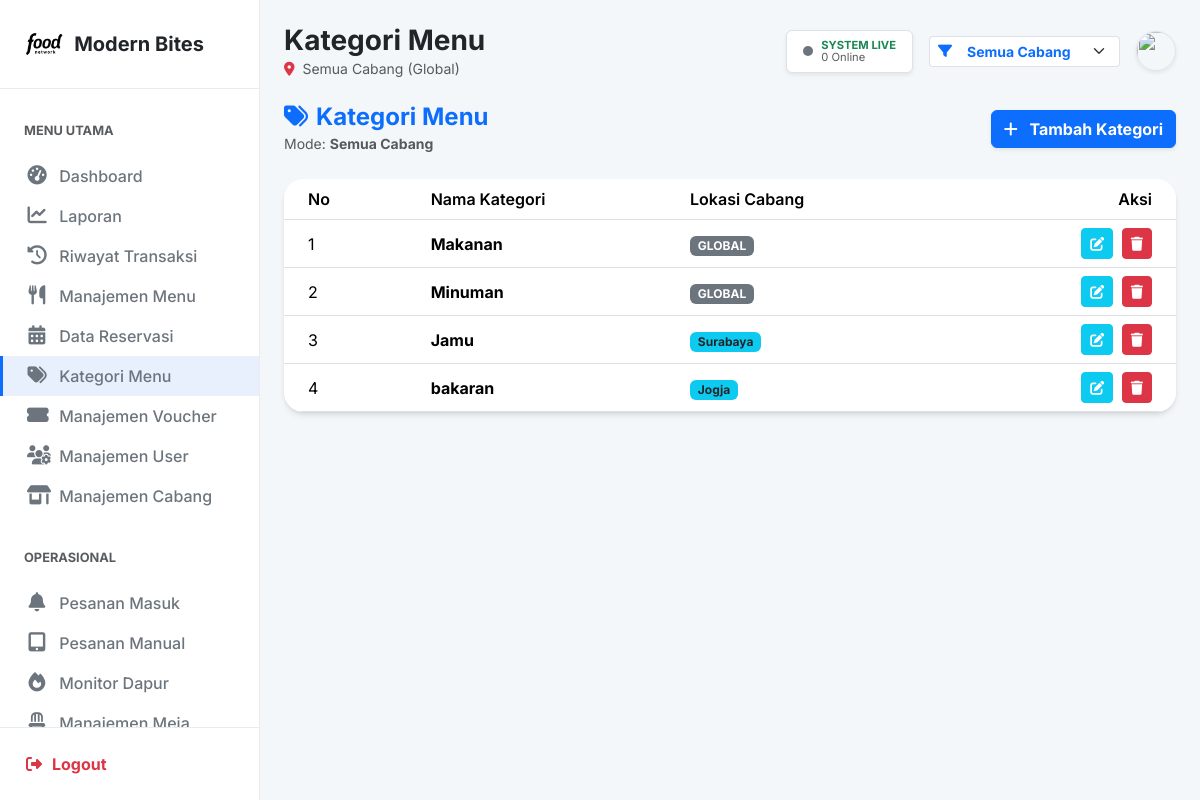
The app's page /admin/kategori.php (signed in) with its own data.
### tables this page shows
CREATE TABLE `kategori_menu` (
  `id` int NOT NULL,
  `cabang_id` int DEFAULT NULL,
  `nama_kategori` varchar(50) NOT NULL
);

CREATE TABLE `cabang` (
  `id` int NOT NULL,
  `nama_cabang` varchar(100) NOT NULL,
  `alamat` text NOT NULL,
  `created_at` timestamp NULL DEFAULT CURRENT_TIMESTAMP,
  `is_pusat` tinyint(1) DEFAULT '0',
  `jam_buka` time DEFAULT '10:00:00',
  `jam_tutup` time DEFAULT '22:00:00',
  `is_open` tinyint(1) DEFAULT '1'
);

### admin/kategori.php (the view, shortened to what this page needs)
<?php
require_once '../auth/koneksi.php';
$level = $_SESSION['level'];
$view_cabang_id = 'pusat';
if ($level == 'admin') {
    $view_cabang_id = $_SESSION['view_cabang_id'] ?? 'pusat';
} else {
    $view_cabang_id = $_SESSION['cabang_id'];
}
$is_global = ($view_cabang_id == 'pusat');
$sql = "SELECT k.*, c.nama_cabang FROM kategori_menu k LEFT JOIN cabang c ON k.cabang_id = c.id";
$sql .= " ORDER BY k.cabang_id ASC, k.nama_kategori ASC";
$data = $koneksi->query($sql);
include '../layouts/admin/header.php';
?>
<div class="d-flex justify-content-between align-items-center mb-4">
    <div>
        <h4 class="mb-0 fw-bold text-primary"><i class="fas fa-tags me-2"></i>Kategori Menu</h4>
        <small class="text-muted">Mode: <strong><?= $is_global ? 'Semua Cabang' : 'Cabang Terpilih' ?></strong></small>
    </div>
    <button class="btn btn-primary fw-bold shadow-sm" data-bs-toggle="modal" data-bs-target="#modalTambah">
        <i class="fas fa-plus me-2"></i> Tambah Kategori
    </button>
</div>
<div class="card border-0 shadow-sm">
    <div class="card-body p-0">
        <div class="table-responsive">
            <table class="table table-hover align-middle mb-0">
                <thead class="bg-light">
                    <tr>
                        <th class="px-4">No</th>
                        <th>Nama Kategori</th>
                        <th>Lokasi Cabang</th>
                        <th class="text-end px-4">Aksi</th>
                    </tr>
                </thead>
                <tbody>
                    <?php if($data->num_rows > 0): ?>
                        <?php $no=1; while($row = $data->fetch_assoc()): ?>
                        <tr>
                            <td class="px-4"><?= $no++ ?></td>
                            <td class="fw-bold"><?= htmlspecialchars($row['nama_kategori']) ?></td>
                            <td>
                                <?php if($row['cabang_id']): ?>
                                    <span class="badge bg-info text-dark"><?= $row['nama_cabang'] ?></span>
                                <?php else: ?>
                                    <span class="badge bg-secondary">GLOBAL</span>
                                <?php endif; ?>
                            </td>
                            <td class="text-end px-4">
                                <button class="btn btn-sm btn-info text-white me-1" data-bs-toggle="modal" data-bs-target="#modalEdit<?= $row['id'] ?>">
                                    <i class="fas fa-edit"></i>
                                </button>
                                <button class="btn btn-sm btn-danger" onclick="confirmDelete(<?= $row['id'] ?>, '<?= $row['nama_kategori'] ?>')">
                                    <i class="fas fa-trash"></i>
                                </button>
                            </td>
                        </tr>
                        <?php endwhile; ?>
                    <?php else: ?>
                        <tr><td colspan="4" class="text-center py-5 text-muted">Belum ada kategori.</td></tr>
                    <?php endif; ?>
                </tbody>
            </table>
        </div>
    </div>
</div>
<?php include '../layouts/admin/footer.php'; ?>

### assets/css/dashboard.css (style rules this page uses)
:root { --primary-color: #0d6efd; --dark-color: #212529; --light-gray: #f4f7fa; --border-color: #e9ecef; --body-font: 'Poppins', sans-serif; }
body { font-family: var(--body-font); background-color: var(--light-gray); margin: 0; color: #555; }
.table th { font-weight: 600; }
.card { border: none; box-shadow: 0 4px 15px rgba(0,0,0,0.05); border-radius: 15px; }

### assets/css/dashboard-modern.css (style rules this page uses)
:root { --font-primary: 'Inter', sans-serif; --color-bg-main: #f8f9fa; --color-text-dark: #1e293b; --color-text-muted: #64748b; --grad-primary: linear-gradient(135deg, #667eea 0%, #764ba2 100%); --grad-success: linear-gradient(135deg, #2af598 0%, #009efd 100%); --grad-warning: linear-gradient(135deg, #f6d365 0%, #fda085 100%); --grad-danger: linear-gradient(135deg, #ff9a44 0%, #fc6076 100%); --shadow-sm: 0 1px 2px 0 rgb(0 0 0 / 0.05); --shadow-md: 0 4px 6px -1px rgb(0 0 0 / 0.1), 0 2px 4px -2px rgb(0 0 0 / 0.1); --shadow-lg: 0 10px 15px -3px rgb(0 0 0 / 0.1), 0 4px 6px -4px rgb(0 0 0 / 0.1); }
body { font-family: var(--font-primary); background-color: var(--color-bg-main); color: var(--color-text-dark); }
.card.border-0.shadow-sm { border-radius: 1.25rem; box-shadow: var(--shadow-md) !important; transition: all 0.3s ease; overflow: hidden; }
.card-body { padding: 1.5rem; position: relative; z-index: 1; }

### records on screen
kategori_menu: nama_kategori "Makanan", shows "GLOBAL"
kategori_menu: nama_kategori "Minuman", shows "GLOBAL"
kategori_menu: nama_kategori "Jamu", cabang.nama_cabang "Surabaya"
kategori_menu: nama_kategori "bakaran", cabang.nama_cabang "Jogja"

### other values on screen
$page_title "Kategori Menu"
$display_cabang "Semua Cabang (Global)"
